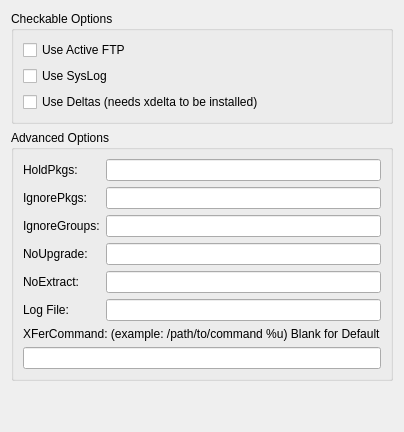
     <widget class="QWidget" name="Seite_2">
      <layout class="QGridLayout">
       <item row="0" column="0">
        <widget class="QGroupBox" name="groupBox_2">
         <property name="sizePolicy">
          <sizepolicy hsizetype="Preferred" vsizetype="Preferred">
           <horstretch>0</horstretch>
           <verstretch>0</verstretch>
          </sizepolicy>
         </property>
         <property name="title">
          <string>Checkable Options</string>
         </property>
         <layout class="QGridLayout">
          <item row="0" column="0">
           <widget class="QCheckBox" name="noPassiveFtpBox">
            <property name="text">
             <string>Use Active FTP</string>
            </property>
           </widget>
          </item>
          <item row="2" column="0">
           <widget class="QCheckBox" name="useDeltaBox">
            <property name="text">
             <string>Use Deltas (needs xdelta to be installed)</string>
            </property>
           </widget>
          </item>
          <item row="1" column="0">
           <widget class="QCheckBox" name="sysLogBox">
            <property name="text">
             <string>Use SysLog</string>
            </property>
           </widget>
          </item>
         </layout>
        </widget>
       </item>
       <item row="1" column="0">
        <widget class="QGroupBox" name="groupBox_3">
         <property name="title">
          <string>Advanced Options</string>
         </property>
         <layout class="QGridLayout">
          <item row="0" column="0">
           <layout class="QVBoxLayout">
            <item>
             <layout class="QGridLayout">
              <item row="0" column="0">
               <widget class="QLabel" name="label">
                <property name="text">
                 <string>HoldPkgs:</string>
                </property>
               </widget>
              </item>
              <item row="0" column="1">
               <widget class="QLineEdit" name="holdPkgLine"/>
              </item>
              <item row="1" column="0">
               <widget class="QLabel" name="label_2">
                <property name="text">
                 <string>IgnorePkgs:</string>
                </property>
               </widget>
              </item>
              <item row="1" column="1">
               <widget class="QLineEdit" name="ignorePkgLine"/>
              </item>
              <item row="2" column="0">
               <widget class="QLabel" name="label_3">
                <property name="text">
                 <string>IgnoreGroups:</string>
                </property>
               </widget>
              </item>
              <item row="2" column="1">
               <widget class="QLineEdit" name="ignoreGrpsLine"/>
              </item>
              <item row="3" column="0">
               <widget class="QLabel" name="label_4">
                <property name="text">
                 <string>NoUpgrade:</string>
                </property>
               </widget>
              </item>
              <item row="3" column="1">
               <widget class="QLineEdit" name="noUpgradeLine"/>
              </item>
              <item row="4" column="0">
               <widget class="QLabel" name="label_5">
                <property name="text">
                 <string>NoExtract:</string>
                </property>
               </widget>
              </item>
              <item row="4" column="1">
               <widget class="QLineEdit" name="noExtractLine"/>
              </item>
              <item row="5" column="0">
               <widget class="QLabel" name="label_20">
                <property name="text">
                 <string>Log File:</string>
                </property>
               </widget>
              </item>
              <item row="5" column="1">
               <widget class="QLineEdit" name="logFileLine"/>
              </item>
             </layout>
            </item>
            <item>
             <layout class="QVBoxLayout">
              <item>
               <widget class="QLabel" name="label_6">
                <property name="text">
                 <string>XFerCommand: (example: /path/to/command %u) Blank for Default</string>
                </property>
               </widget>
              </item>
              <item>
               <widget class="QLineEdit" name="xFerCommandLine"/>
              </item>
             </layout>
            </item>
           </layout>
          </item>
         </layout>
        </widget>
       </item>
       <item row="2" column="0">
        <spacer>
         <property name="orientation">
          <enum>Qt::Vertical</enum>
         </property>
         <property name="sizeHint" stdset="0">
          <size>
           <width>20</width>
           <height>40</height>
          </size>
         </property>
        </spacer>
       </item>
      </layout>
     </widget>
